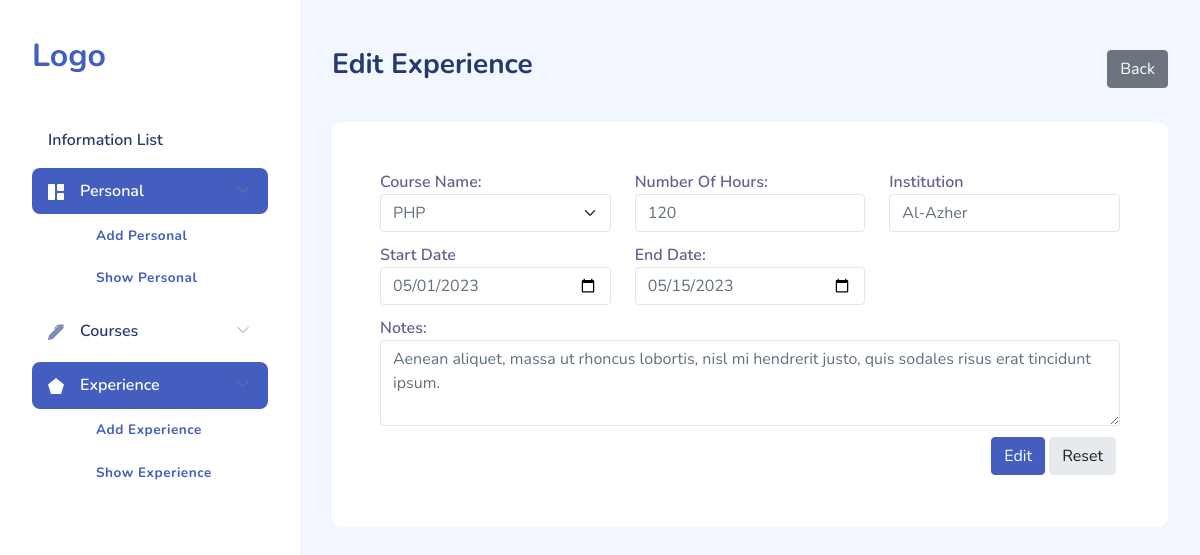
The page /addExperience.php?id=1 on the database its author committed.
### tables this page shows
CREATE TABLE `experience` (
  `id` int(11) NOT NULL,
  `name` varchar(200) NOT NULL,
  `hours` int(11) NOT NULL,
  `start_date` date NOT NULL,
  `end_date` date NOT NULL,
  `institution` varchar(20) NOT NULL,
  `notes` text NOT NULL,
  `course_id` int(11) DEFAULT NULL
);

### actions.php (called while the page is built, shortened)
<?php
$courseNameErr = $hoursErr = $startDateErr = $endDateErr = $institutionErr = $urlErr = $notesErr = '';

### addExperience.php (the view, shortened to what this page needs)
<?php
$exp_id = '';
if (isset($_GET["id"]) && $_GET["id"] != '') {
    $exp_id = $_GET["id"];
}
include '_header.php';
include 'actions.php';
if ($exp_id != '') {
    $data = "SELECT * FROM experience where id = $exp_id";
    $result = mysqli_query($conn , $data);
    $row = mysqli_fetch_assoc($result);
    $hours = $row['hours'];
    $institution = $row['institution'];
    $startDate = $row['start_date'];
    $endDate = $row['end_date'];
    $notes = $row['notes'];
}
$coursesData = "SELECT * FROM courses";
$resultData = mysqli_query($conn , $coursesData);
?>
    <div id="main">
        <?php if ($exp_id != '') :?>
            <div class="page-heading d-flex justify-content-between align-items-center">
                <h3 class="d-flex"><?= $GLOBALS["title"] ?></h3>
                <a class="d-flex btn btn-secondary" href="experience.php" >Back</a>
            </div>
        <?php else : ?>
        <div class="page-heading">
            <h3><?= $GLOBALS["title"] ?></h3>
        </div>
        <?php endif; ?>
        <div class="page-content">
            <div class="row ">
                <div class="col-12">
                    <div class="card px-4 py-4">
                        <div class="card-content">
                            <div class="card-body">
                                <form action="<?php echo htmlspecialchars($_SERVER["PHP_SELF"]); ?>" method="post" enctype="multipart/form-data">
                                    <div class="row">
                                        <div class="col-md-4 col-4">
                                            <fieldset class="form-group">
                                            <label for="course_id">Course Name:</label>
                                            <select class="form-select" name="course_id" id="course_id">
                                                <?php
                                                    if(mysqli_num_rows($resultData) > 0){
                                                        while($row = mysqli_fetch_assoc($resultData)){
                                                ?>
                                                    <option value="<?=$row['id']?>"><?=$row['name']?></option>
                                                <?php
                                                        }
                                                    }
                                                ?>
                                            </select>
                                        </fieldset>
                                        </div>
                                        <div class="col-md-4 col-4">
                                            <?php if (isset($hoursErr) && $hoursErr == '')   : ?>
                                                <div class="form-group">
                                                    <label for="hours">Number Of Hours:</label>
                                                    <input type="number" class="form-control" id="hours"
                                                           placeholder="Number Of Hours" value="<?= $hours ?>"
                                                           name="hours">
                                                </div>
                                            <?php endif; ?>
                                        </div>
                                        <div class="col-md-4 col-4">
                                            <?php if (isset($institutionErr) && $institutionErr == '')   : ?>
                                                <div class="form-group">
                                                    <label for="institution">Institution</label>
                                                    <input type="text" id="institution" class="form-control"
                                                           name="institution"
                                                           value="<?= $institution ?>" placeholder="Institution">
                                                </div>
                                            <?php endif; ?>
                                        </div>
                                        <div class="col-md-4 col-4">
                                            <?php if (isset($startDateErr) && $startDateErr == '')   : ?>
                                                <div class="form-group">
                                                    <label for="start-date">Start Date</label>
                                                    <input type="date" id="start-date" class="form-control"
                                                           placeholder="start date" value="<?= $startDate ?>"
                                                           name="start_date">
                                                </div>
                                            <?php endif; ?>
                                        </div>
                                        <div class="col-md-4 col-4">
                                            <?php if (isset($endDateErr) && $endDateErr == '')   : ?>
                                                <div class="form-group">
                                                    <label for="end-date">End Date:</label>
                                                    <input type="date" id="end-date" class="form-control"
                                                           placeholder="End Date" value="<?= $endDate ?>"
                                                           name="end_date">
                                                </div>
                                            <?php endif; ?>
                                        </div>
                                        <div class="col-md-12 col-12">
                                            <?php if (isset($notesErr) && $notesErr == '')   : ?>
                                                <div class="form-group">
                                                    <label for="notes">Notes:</label>
                                                    <textarea class="form-control" id="notes" rows="3" name="notes"><?= $notes ?></textarea>
                                                </div>
                                            <?php endif; ?>
                                        </div>
                                        <div class="col-12 d-flex justify-content-end">
                                            <?php if ($exp_id != '') :?>
                                                <input class="btn btn-primary me-1 mb-1" type="submit" value="Edit" name="editExperience">
                                            <?php else : ?>
                                                <input class="btn btn-primary me-1 mb-1" type="submit" value="Submit" name="addExperience">
                                            <?php endif;?>
                                            <button type="reset" class="btn btn-light-secondary me-1 mb-1">Reset</button>
                                        </div>
                                    </div>
                                </form>
                            </div>
                        </div>
                    </div>
                </div>
            </div>
        </div>
    </div>
<?php include_once '_footer.php'; ?>

### assets/css/app.css (style rules this page uses)
.btn.btn-light-secondary { background-color:#e6eaee;color:#181e24 }
.btn.btn-danger,.btn.btn-info,.btn.btn-primary,.btn.btn-secondary,.btn.btn-success,.btn.btn-warning { color:#fff }
.card { margin-bottom:2.2rem;border:none }
.card .card-content { position:relative }
.card .card-body { padding:1.5rem }
.form-group { margin-bottom:.7rem }
.form-group label { color:rgba(35,28,99,.7);font-weight:600 }
#main { margin-left:300px;padding:2rem }
.page-heading { margin:0 0 2rem }
.page-heading h3 { font-weight:700 }
a { text-decoration:none }

### rows shown on the page
experience: hours "120", institution "Al-Azher", start_date "05/01/2023", end_date "05/15/2023", notes "Aenean aliquet, massa ut rhoncus lobortis, nisl mi hendrerit justo, quis sodales risus erat tincidunt ipsum."

### other values the page prints
$GLOBALS["title"] "Edit Experience"
form field course_id "PHP"
